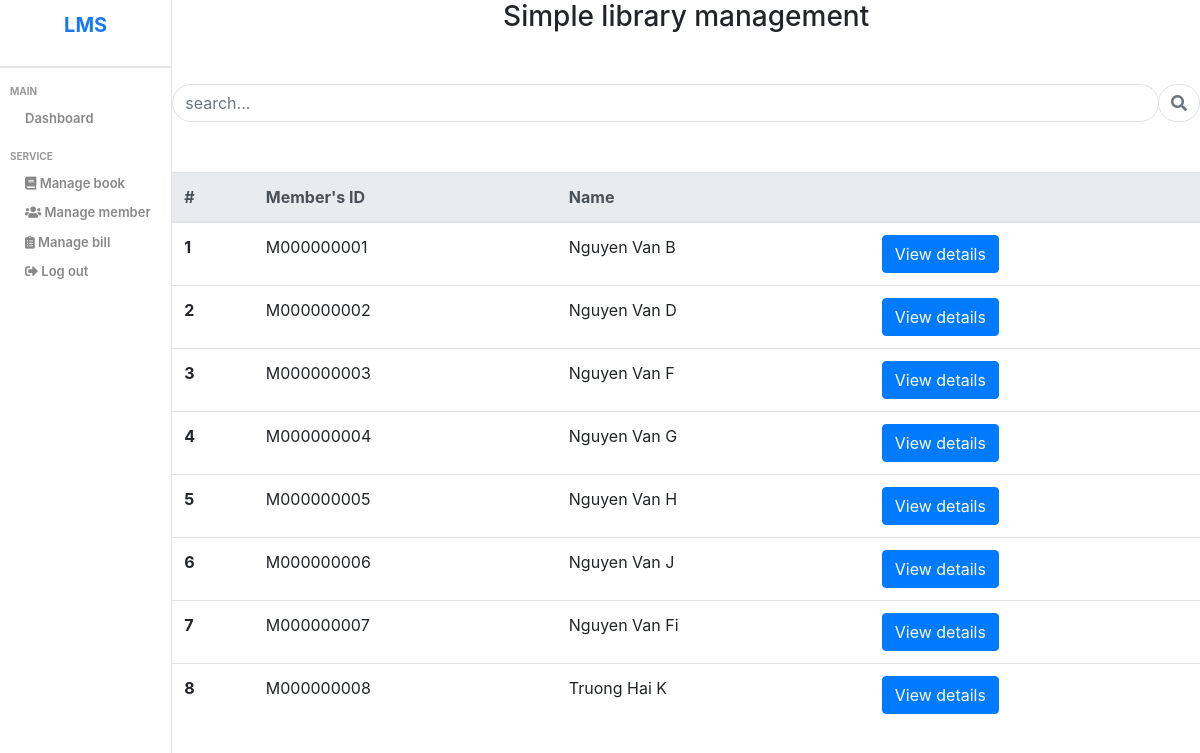
The page /src/manageMember.php on the database its author committed.
### tables this page shows
CREATE TABLE `account` (
  `SSN` char(10) NOT NULL,
  `USERNAME` varchar(255) NOT NULL,
  `EMAIL` varchar(255) NOT NULL,
  `PASSWORD` varchar(50) NOT NULL,
  `FULL_NAME` varchar(255) NOT NULL,
  `ADDRESS` varchar(255) NOT NULL,
  `PHONE` varchar(12) NOT NULL,
  `IS_STAFF` tinyint(1) DEFAULT 0,
  `create_date` date DEFAULT curdate(),
  PRIMARY KEY (`SSN`),
  UNIQUE KEY `USERNAME` (`USERNAME`),
  UNIQUE KEY `EMAIL` (`EMAIL`),
  UNIQUE KEY `PHONE` (`PHONE`)
);

### src/manageMember.php (the view, shortened to what this page needs)
<?php
require 'config.php';
$query = "CALL list_member()";
$res = mysqli_query($conn, $query);
$data = array();
while ($row = mysqli_fetch_assoc($res)) {
  $data[] = $row;
}
mysqli_next_result($conn);
?>
<!DOCTYPE html>
<html lang="en">
<head>
  <link rel="stylesheet" href="../static/styles.css">
  <link rel="stylesheet" href="//use.fontawesome.com/releases/v5.15.4/css/all.css">
  <link rel="stylesheet" href="https://cdn.jsdelivr.net/npm/bootstrap@4.6.1/dist/css/bootstrap.min.css">
</head>
<body>
  <div class="mngMember">
    <div class="sidebar">
      <div class="top">
        <a href="./addBook.php" style="text-decoration: none;">
          <span class="logo">LMS</span>
        </a>
      </div>
      <hr />
      <div class="center">
        <ul>
          <p class="title">MAIN</p>
          <a href="./dashboard.php">
            <li>
              <span>Dashboard</span>
            </li>
          </a>
          <p class="title">SERVICE</p>
          <a href="./manageBook.php">
            <li>
              <span>
                <i class="fas fa-book"></i>
                Manage book
              </span>
            </li>
          </a>
          <a href="./manageMember.php">
            <li>
              <span>
                <i class="fas fa-users"></i>
                Manage member</span>
            </li>
          </a>
          <a href="./manageBill.php">
            <li>
              <span>
                <i class="fas fa-clipboard-list"></i>
                Manage bill
              </span>
            </li>
          </a>
          <a href="./config.php?logout=true">
            <li>
              <span>
                <i class="fas fa-sign-out-alt"></i>
                Log out
              </span>
            </li>
          </a>
        </ul>
      </div>
    </div>
    <div class="mngMember-container">
      <center>
        <h3 style="margin-bottom: 50px">Simple library management</h3>
      </center>
      <form method = "post" class="search-bar">
        <div class="input-group">
          <input class="form-control border-end-0 border rounded-pill" type="text" id="example-search-input"
            placeholder="search..." name= "memid">
          <span class="input-group-append">
            <button class="btn btn-outline-secondary bg-white border-start-0 border rounded-pill ms-n3" type="submit" name="find">
              <i class="fa fa-search"></i>
            </button>
          </span>
        </div>
      </form>
      <table class="table">
        <thead class="thead-light">
        <tr>
            <th scope="col">#</th>
            <th scope="col">Member's ID</th>
            <th scope="col">Name</th>
            <th scope="col"></th>
          </tr>
        </thead>
        <tbody>
        <?php
        if(isset($_POST['find'])){
          $temp = $_POST['memid'];
          $query = "call search_member('$temp')";
          try {
            $res = mysqli_query($conn, $query);
            if(!$res)
            throw new Exception("");
            else{
              $data1 = array();
              while( $row = mysqli_fetch_assoc($res)){
                $data1[] = $row;
              }
              mysqli_free_result($res);
              mysqli_next_result($conn);
              for ($i = 0; $i < count($data1); $i++) {
                echo '  <tr>
        <th scope="row">' . ($i + 1) . '</th>
        <td>'.$data1[$i]['SSN'].'</td>
        <td>'. $data1[$i]['FULL_NAME'] . '</td>
        <td><form method = "Post">
        <button type="submit" class="btn btn-primary" name="details" value = "'.$data1[$i]['SSN'].'">View details</button>
          </form></td>
      </tr>  ';
              }
            }
        } catch (Exception $e) {
          $str = $e->getmessage();
          echo
          "<script>alert('.$str.')</script>";
        }
        }
        else{
          for ($i = 0; $i < count($data); $i++) {
            echo '  <tr>
          <th scope="row">' . ($i + 1) . '</th>
          <td>'.$data[$i]['SSN'].'</td>
          <td>'. $data[$i]['FULL_NAME'] . '</td>
          <td><form method = "Post">
          <button type="submit" class="btn btn-primary" name="details" value = "'.$data[$i]['SSN'].'">View details</button>
          </form></td>
          </tr>  ';
          }
        }
?>
        </tbody>
      </table>
    </div>
  </div>
</body>

### static/styles.css (style rules this page uses)
.sidebar { flex: 1; border-right: 0.5px solid rgb(230, 227, 227); min-height: 100vh; background-color: white; }
.sidebar > .top { height: 50px; display: flex; align-items: center; justify-content: center; }
.logo { font-size: 20px; font-weight: bold; color: #1977f3; padding-top: 15px; }
.sidebar > hr { height: 0; border: 0.5px solid rgb(230, 227, 227); }
.sidebar > .center { padding-left: 10px; }
.title { font-size: 10px; font-weight: bold; color: #999; margin-top: 15px; margin-bottom: 5px; }
.sidebar > .center > ul { list-style: none; padding: 0px; margin: 0px; }
li { display: flex; align-items: center; padding: 5px; cursor: pointer; }
.sidebar > .center > ul span { font-size: 13px; font-weight: 600; color: #888; margin-left: 10px; }
.addbook, .addBill, .mngBook, .mngMember, .createBill, .dashboard, .mngBill, .bookDetail { display: flex; }
.addbook-container, .addBill, .addBill-container, .mngBook-container, .mngMember-container, .createBill-container, .createBill-container, .mngBill-container, .bookDetail-container, .dashboard-container { flex: 6; }
.table { margin-top: 50px; }

### rows shown on the page
account: SSN "M000000001", FULL_NAME "Nguyen Van B"
account: SSN "M000000002", FULL_NAME "Nguyen Van D"
account: SSN "M000000003", FULL_NAME "Nguyen Van F"
account: SSN "M000000004", FULL_NAME "Nguyen Van G"
account: SSN "M000000005", FULL_NAME "Nguyen Van H"
account: SSN "M000000006", FULL_NAME "Nguyen Van J"
account: SSN "M000000007", FULL_NAME "Nguyen Van Fi"
account: SSN "M000000008", FULL_NAME "Truong Hai K"
